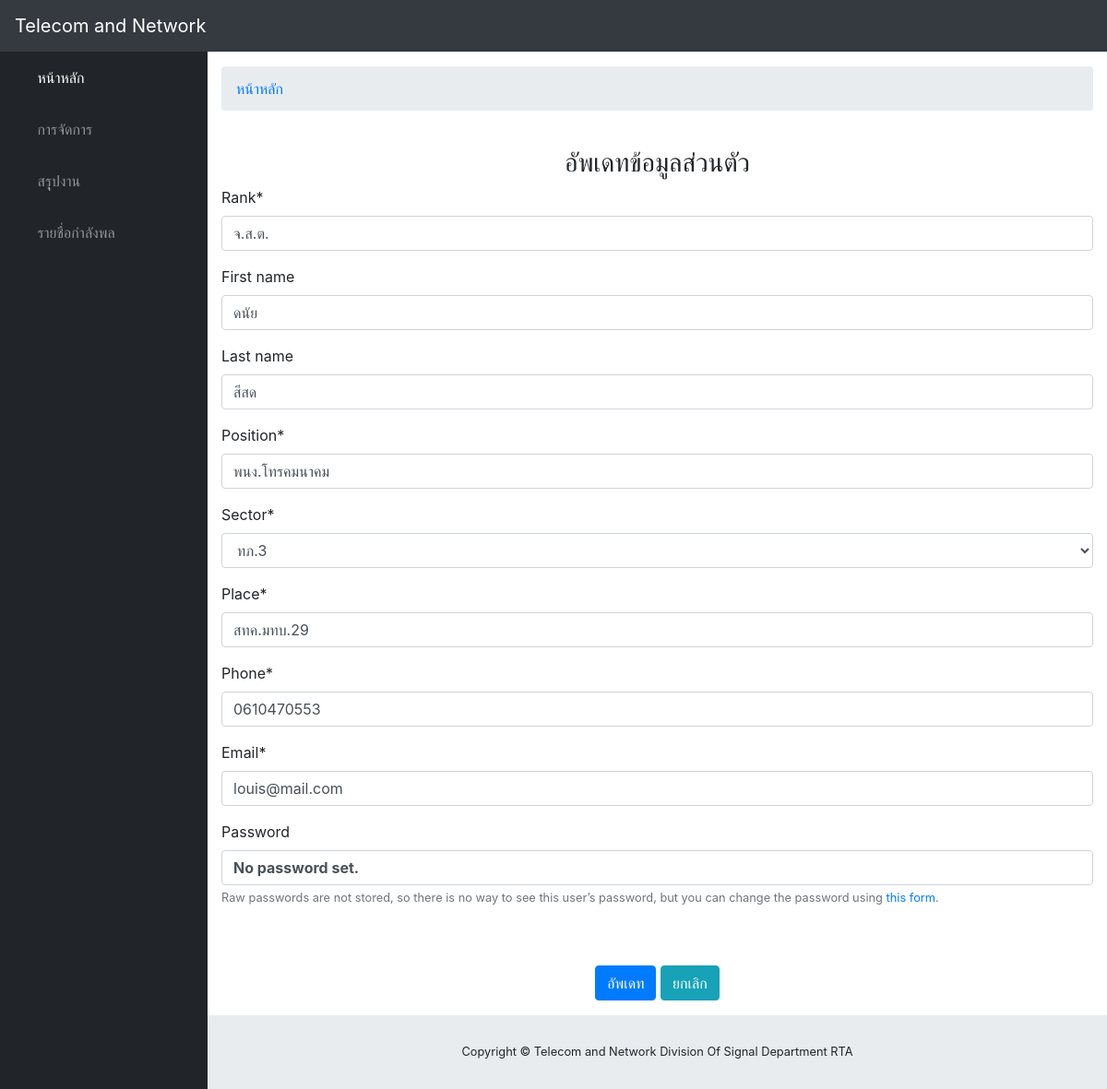
/accounts/edit/ (signed in), run on the app's committed database.
### accounts/models.py (models this page shows)
class Employee(AbstractUser):
	rank = models.CharField(max_length=20)
	position = models.CharField(max_length=200)
	sector = models.CharField(max_length=100, choices=[
		('ส่วนกลาง', 'ส่วนกลาง'),
		('ทภ.1', 'ทภ.1'),
		('ทภ.2', 'ทภ.2'),
		('ทภ.3', 'ทภ.3'),
		('ทภ.4', 'ทภ.4'),
		('อื่นๆ', 'อื่นๆ')
	])
	place = models.CharField(max_length=200)
	phone = models.CharField(max_length=10)
	email = models.EmailField()

### accounts/views.py (the view)
# urls.py: path('edit/', EmployeeEditView.as_view(), name='edit'),
class EmployeeEditView(generic.UpdateView):
	form_class = EmployeeChangeForm
	template_name = 'registration/edit.html'
	success_url = reverse_lazy('home')
	def get_object(self):
	    return self.request.user

### accounts/forms.py
class EmployeeChangeForm(UserChangeForm):
	class Meta:
		model = Employee
		fields = ('rank', 'first_name', 'last_name', 'position', 'sector', 'place', 'phone', 'email')

### accounts/templates/registration/edit.html (shortened to what this page needs)
{% extends "base.html" %}
{% load crispy_forms_tags %}
{% block links %}
  <link href="/static/css/sb-admin.css" rel="stylesheet">
{% endblock %}
{% block body %}
<body id="page-top">
    <nav class="navbar navbar-expand navbar-dark bg-dark static-top">
        <a class="navbar-brand mr-1" href="{% url 'home' %}">Telecom and Network</a>
        <button class="btn btn-link btn-sm text-white order-1 order-sm-0" id="sidebarToggle" href="#">
        <i class="fas fa-bars"></i>
        </button>
    </nav>
    <div id="wrapper">
        <ul class="sidebar navbar-nav">
            <li class="nav-item active">
                <a class="nav-link" href="{% url 'home' %}">
                <i class="fas fa-fw fa-tachometer-alt"></i>
                <span>หน้าหลัก</span>
                </a>
            </li>
            {% if user.is_authenticated %}
            <li class="nav-item dropdown">
                <a class="nav-link dropdown-toggle" href="#" id="pagesDropdown" role="button" data-toggle="dropdown" aria-haspopup="true" aria-expanded="false">
                    <i class="fas fa-fw fa-folder"></i>
                    <span>การจัดการ</span>
                </a>
            </li>
            <li class="nav-item">
                <a class="nav-link" href="#">
                <i class="fas fa-fw fa-chart-area"></i>
                <span>สรุุปงาน</span></a>
            </li>
            {% endif %}
            <li class="nav-item">
                <a class="nav-link" href="#">
                    <i class="fas fa-fw fa-table"></i>
                    <span>รายชื่อกำลังพล</span>
                </a>
            </li>
        </ul>
        <div id="content-wrapper">
        <div class="container-fluid">
            <ol class="breadcrumb">
                <li class="breadcrumb-item">
                    <a href="{% url 'home' %}">หน้าหลัก</a>
                </li>
            </ol>
            <br/>
            <h3 class="text text-center">อัพเดทข้อมูลส่วนตัว</h3>
            <div class="form-group">
                <form method="POST">
                    {{ form|crispy }}
                    <br/><br/>
                    <center>
                    <button class="btn btn-primary">อัพเดท</button>
                    <a href="{% url 'home' %}" class="btn btn-info">ยกเลิก</a>
                    </center>
                </form>
            </div>
        </div>
        </div>
    </div>
</body>
{% endblock %}

### data on the page
Employee: rank "จ.ส.ต.", first_name "ดนัย", last_name "สีสด", position "พนง.โทรคมนาคม", sector "ทภ.3", place "สทค.มทบ.29", phone "0610470553", email "louis@mail.com"
